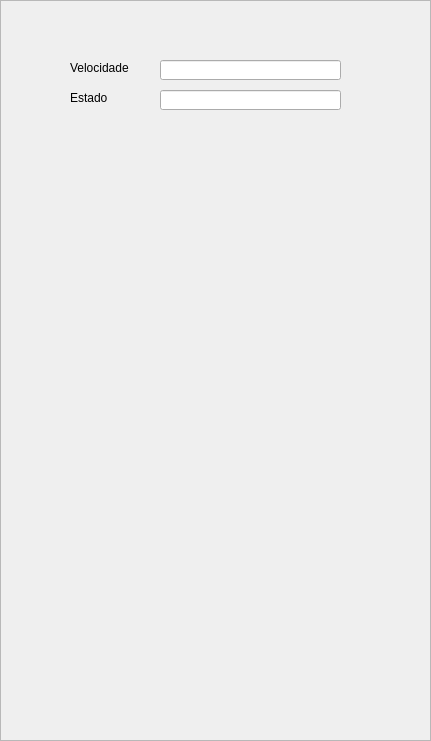
       <widget class="QFrame" name="framePacote_Internet">
        <property name="geometry">
         <rect>
          <x>860</x>
          <y>10</y>
          <width>431</width>
          <height>741</height>
         </rect>
        </property>
        <property name="frameShape">
         <enum>QFrame::StyledPanel</enum>
        </property>
        <property name="frameShadow">
         <enum>QFrame::Raised</enum>
        </property>
        <widget class="QLineEdit" name="txtInterVeloci">
         <property name="geometry">
          <rect>
           <x>160</x>
           <y>60</y>
           <width>181</width>
           <height>20</height>
          </rect>
         </property>
        </widget>
        <widget class="QLineEdit" name="txtInterEstado">
         <property name="geometry">
          <rect>
           <x>160</x>
           <y>90</y>
           <width>181</width>
           <height>20</height>
          </rect>
         </property>
        </widget>
        <widget class="QLabel" name="labInterVeloci">
         <property name="geometry">
          <rect>
           <x>70</x>
           <y>60</y>
           <width>91</width>
           <height>16</height>
          </rect>
         </property>
         <property name="text">
          <string>Velocidade</string>
         </property>
        </widget>
        <widget class="QLabel" name="labInterEstado">
         <property name="geometry">
          <rect>
           <x>70</x>
           <y>90</y>
           <width>91</width>
           <height>16</height>
          </rect>
         </property>
         <property name="text">
          <string>Estado</string>
         </property>
        </widget>
       </widget>
